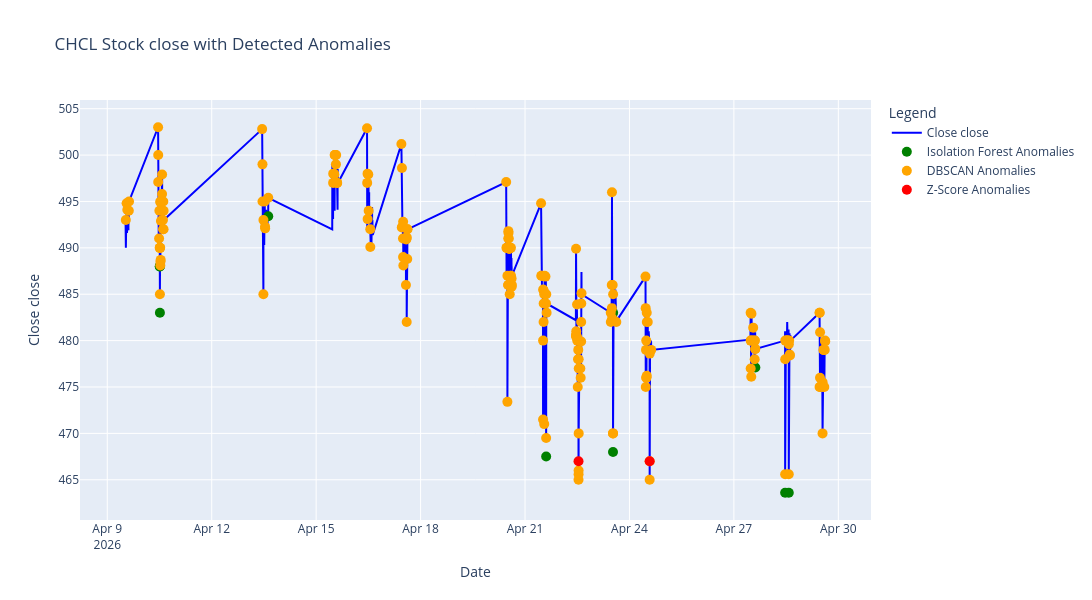

The code cell stored with this chart in its notebook:
### Code cell
import plotly.graph_objects as go


fig = go.Figure()

# Add the line for the closing close
fig.add_trace(
    go.Scatter(
        x=df.index,
        y=df["close"],
        mode="lines",
        name="Close close",
        line=dict(color="blue"),
    )
)


# Add the scatter plot for Isolation Forest anomalies
fig.add_trace(
    go.Scatter(
        x=anomalies_if[anomalies_if["Anomaly_Isolation_Forest"] == -1].index,
        y=anomalies_if[anomalies_if["Anomaly_Isolation_Forest"] == -1]["close"] - 2,
        mode="markers",
        name="Isolation Forest Anomalies",
        marker=dict(color="green", size=10),
    )
)

# Add the scatter plot for DBSCAN anomalies
fig.add_trace(
    go.Scatter(
        x=anomalies_dbscan[anomalies_dbscan["Anomaly_DBSCAN"] == -1].index,
        y=anomalies_dbscan[anomalies_dbscan["Anomaly_DBSCAN"] == -1]["close"],
        mode="markers",
        name="DBSCAN Anomalies",
        marker=dict(color="orange", size=10),
    )
)

# Add the scatter plot for Z-Score anomalies
fig.add_trace(
    go.Scatter(
        x=anomalies_zscore.index,
        y=anomalies_zscore["close"] + 2,
        mode="markers",
        name="Z-Score Anomalies",
        marker=dict(color="red", size=10),
    )
)


# Update layout
fig.update_layout(
    title=f"{stock_name} Stock close with Detected Anomalies",
    xaxis_title="Date",
    yaxis_title="Close close",
    legend_title="Legend",
    width=1200,
    height=600,
)

# Show the plot
fig.show()

### Figure 1 — Plotly figure (JSON) as saved in the notebook; plotly's stock layout.template omitted (floating-point values rounded to 4 significant figures; data arrays with more than 128 entries replaced by an {"elided": "..."} marker saying what was removed)
{"data": [{"line": {"color": "blue"}, "mode": "lines", "name": "Close close", "type": "scatter", "x": {"elided": "937 str values"}, "y": {"elided": "937 float values"}}, {"marker": {"color": "green", "size": 10}, "mode": "markers", "name": "Isolation Forest Anomalies", "type": "scatter", "x": ["2026-04-10T12:10:00.000000000", "2026-04-10T12:15:00.000000000", "2026-04-10T12:17:00.000000000", "2026-04-13T14:59:00.000000000", "2026-04-21T14:34:00.000000000", "2026-04-23T12:40:00.000000000", "2026-04-23T12:45:00.000000000", "2026-04-27T14:47:00.000000000", "2026-04-28T11:20:00.000000000", "2026-04-28T13:50:00.000000000"], "y": [488.0, 488.0, 483.0, 493.4, 467.5, 468.0, 483.0, 477.1, 463.6, 463.6]}, {"marker": {"color": "orange", "size": 10}, "mode": "markers", "name": "DBSCAN Anomalies", "type": "scatter", "x": {"elided": "208 str values"}, "y": {"elided": "208 float values"}}, {"marker": {"color": "red", "size": 10}, "mode": "markers", "name": "Z-Score Anomalies", "type": "scatter", "x": ["2026-04-22T12:53:00.000000000", "2026-04-24T13:56:00.000000000"], "y": [467.0, 467.0]}], "layout": {"height": 600, "legend": {"title": {"text": "Legend"}}, "title": {"text": "CHCL Stock close with Detected Anomalies"}, "width": 1200, "xaxis": {"title": {"text": "Date"}}, "yaxis": {"title": {"text": "Close close"}}}}
